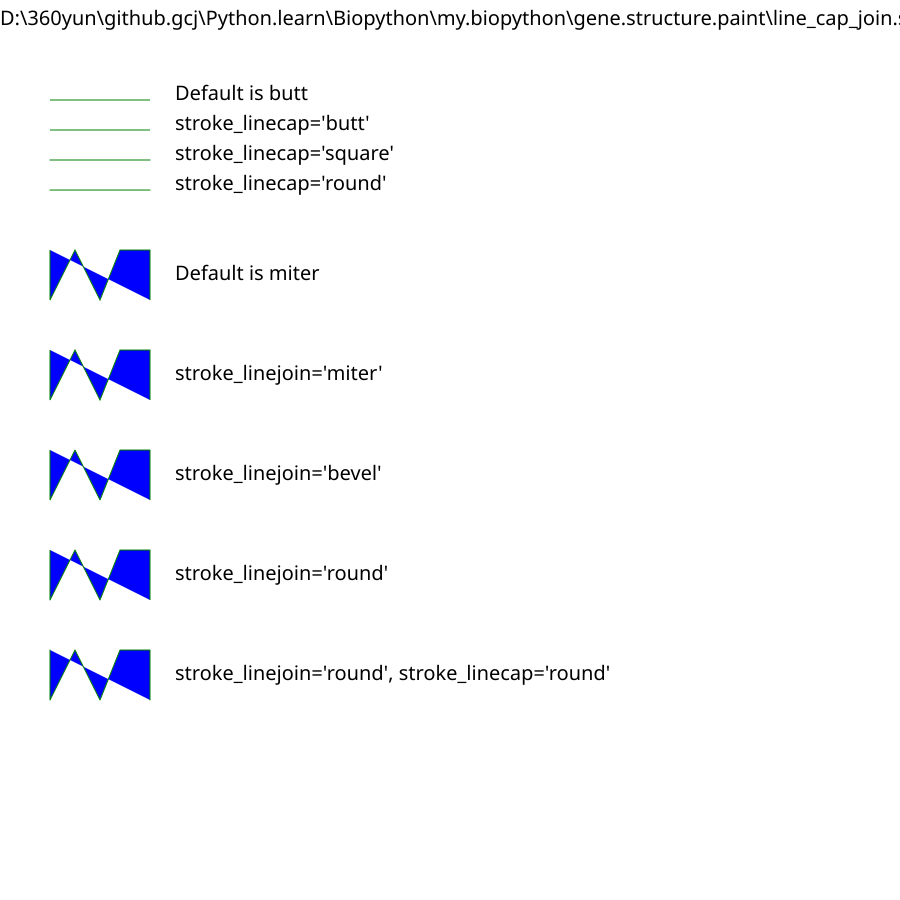

Generate this figure with Python:
#!/usr/bin/env python
# Author:  L. Tattrie
# Purpose: svgwrite examples
# Created: 2012/5/31
# Copyright (C) 2012, L. Tattrie
# License: LGPL
# Python version 2.7

import sys
import svgwrite

PROGNAME = sys.argv[0].rstrip('.py')

def create_svg(name):
    svg_size = 900
    font_size = 20
    title = name + ': Example of stroke_linecap, stroke_linejoin'
    dwg = svgwrite.Drawing(name, (svg_size, svg_size), debug=True)
    # background will be white.
    dwg.add(dwg.rect(insert=(0, 0), size=('100%', '100%'), fill='white'))
    # give the name of the example and a title.
    text = dwg.add(dwg.g(font_family="sans-serif", font_size=font_size, fill='black'))
    lines = dwg.add(dwg.g(stroke_width=1, stroke='green', fill='blue'))

    text.add(dwg.text(title, insert=(0, (font_size + 5))))
    lines.add(dwg.line(start=(50, 100), end=(150, 100)))
    text.add(dwg.text("Default is butt", insert=('175', '100')))
    lines.add(dwg.line(start=(50, 130), end=(150, 130), stroke_linecap='butt'))
    text.add(dwg.text("stroke_linecap='butt'", insert=('175', '130')))
    lines.add(dwg.line(start=(50, 160), end=(150, 160), stroke_linecap='square'))
    text.add(dwg.text("stroke_linecap='square'", insert=('175', '160')))
    lines.add(dwg.line(start=(50, 190), end=(150, 190), stroke_linecap='round'))
    text.add(dwg.text("stroke_linecap='round'", insert=('175', '190')))

    lines.add(dwg.polyline([(50, 250), (50, 300), (75, 250), (100, 300), (120, 250), (150, 250), (150, 300)]))
    text.add(dwg.text("Default is miter", insert=('175', '280')))
    lines.add(dwg.polyline([(50, 350), (50, 400), (75, 350), (100, 400), (120, 350), (150, 350), (150, 400)],
        stroke_linejoin='miter'))
    text.add(dwg.text("stroke_linejoin='miter'", insert=('175', '380')))
    lines.add(dwg.polyline([(50, 450), (50, 500), (75, 450), (100, 500), (120, 450), (150, 450), (150, 500)],
        stroke_linejoin='bevel'))
    text.add(dwg.text("stroke_linejoin='bevel'", insert=('175', '480')))
    lines.add(dwg.polyline([(50, 550), (50, 600), (75, 550), (100, 600), (120, 550), (150, 550), (150, 600)],
        stroke_linejoin='round'))
    text.add(dwg.text("stroke_linejoin='round'", insert=('175', '580')))
    lines.add(dwg.polyline([(50, 650), (50, 700), (75, 650), (100, 700), (120, 650), (150, 650), (150, 700)],
        stroke_linejoin='round',  stroke_linecap='round'))
    text.add(dwg.text("stroke_linejoin='round', stroke_linecap='round'", insert=('175', '680')))
    dwg.save()

if __name__ == '__main__':
    create_svg(PROGNAME + '.svg')

# vim: expandtab shiftwidth=4 tabstop=8 softtabstop=4 textwidth=99
